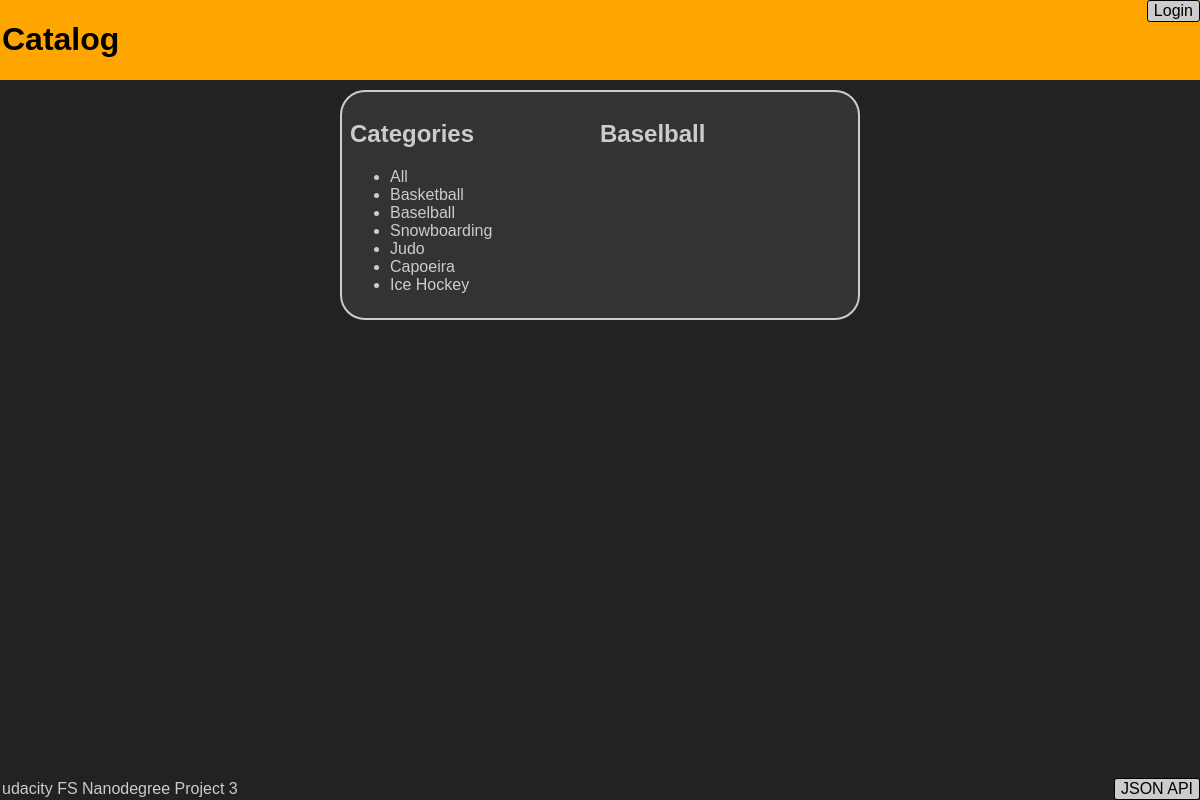
The page /catalog/Baselball/ on the database its author committed.
### database_setup.py (models this page shows)
class Category(Base):
    __tablename__ = 'Categories'
    name = Column(String(255), nullable=False, unique=True)
    id = Column(Integer, primary_key=True)

### application.py (the view)
@app.route('/catalog/<string:category_name>/')
def showCategory(category_name):
    categories = Category.query.all()
    category = Category.query.filter_by(name=category_name).one()
    items = Item.query.filter_by(category=category).all()
    return render_template('catalog.html', categories=categories,
                           items=items, category=category, user=g.user)

### application.py (called while the page is built)
@app.before_request
def before_request():
    g.user = None
    if 'user_id' in session:
        g.user = User.query.get(session['user_id'])
        g.user.name = github.get('user')["name"]
        g.user.avatar = github.get('user')["avatar_url"]
        db_session.add(g.user)
        db_session.commit()

@app.after_request
def after_request(response):
    db_session.remove()
    return response

### templates/catalog.html (shortened to what this page needs)
{% include 'header.html' %}
	<div class="main">
		<div class="categories">
			<h2>Categories</h2>
			<ul>
				<li><a href="{{url_for('showCatalog')}}">All</a>
				</li>
				{% for category in categories %}
				<li><a href="{{url_for('showCategory', category_name = category.name)}}">{{category.name}}</a>
				</li>
				{% endfor %}
			</ul>
		</div>
		{% if category %}
		<div class="items">
			<h2>{{category.name}}</h2>
		</div>
		{% endif %}
	</div>
{% include 'footer.html' %}

### static/styles.css (style rules this page uses)
body { font-family: sans-serif; background-color: #222222; margin: 0px 0px 0px 0px; width:100%; margin:0 auto; overflow:hidden; float:left; }
.main,.item { background-color: #333333; clear:both; color: #CCCCCC; overflow: auto; max-width: 500; min-width: 320px; margin-right: auto; margin-left: auto; margin-top: 10px; margin-bottom: 70px; border: 2px solid; border-radius: 25px; padding: 8px 8px 8px 8px; }
.main { display: -webkit-flex; display: flex; }
.categories { width: 50%; }
.items { width: 50%; }
a:link,a:visited,a:active { color: #CCCCCC; text-decoration: none; }

### rows shown on the page
Category: name "Basketball"
Category: name "Baselball"
Category: name "Snowboarding"
Category: name "Judo"
Category: name "Capoeira"
Category: name "Ice Hockey"
